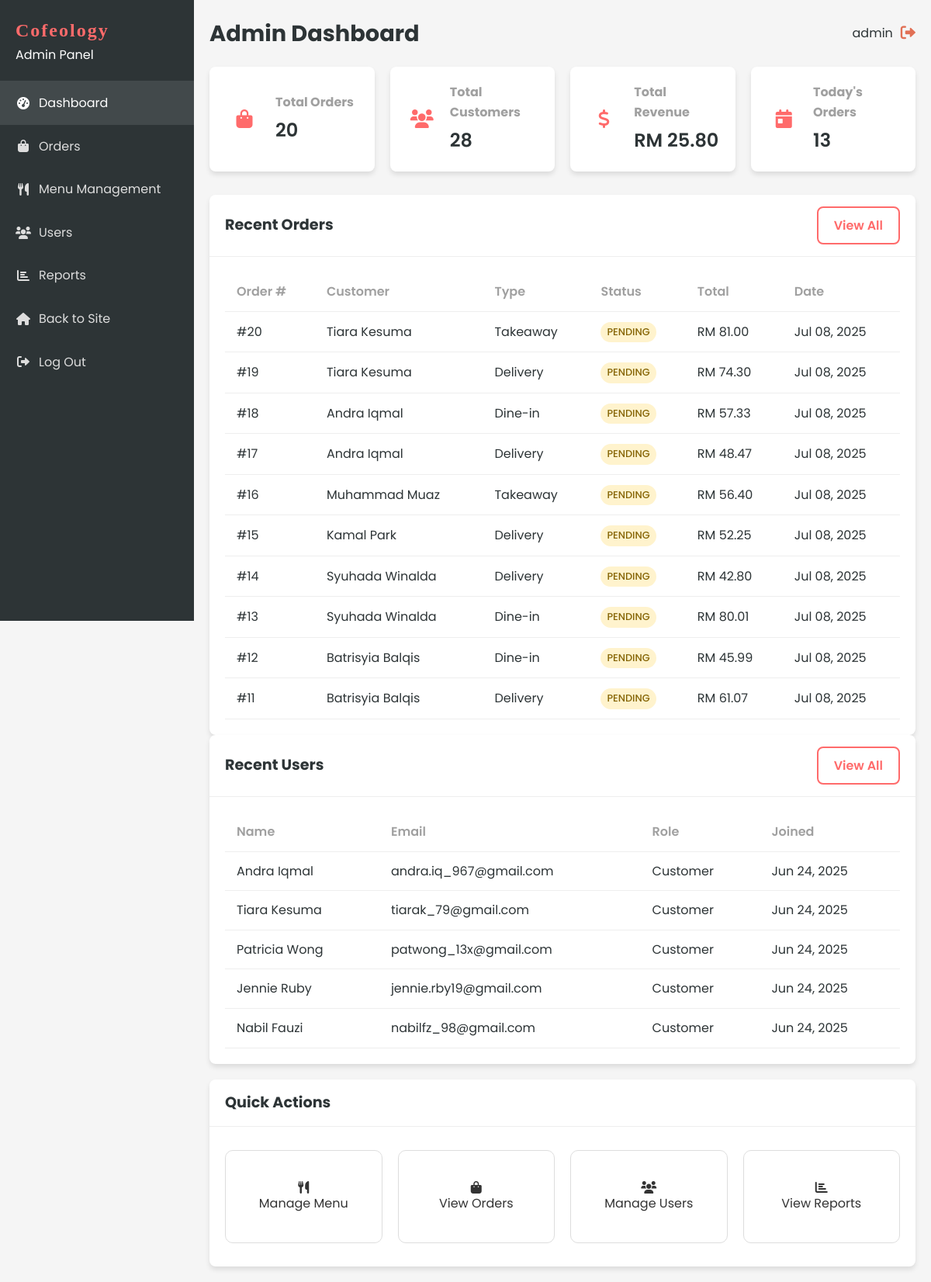
The app's page /admin/dashboard.php (signed in) with its own data.
### tables this page shows
CREATE TABLE `order` (
  `ORDER_ID` int(11) NOT NULL,
  `ORDER_NUMBER` varchar(20) NOT NULL,
  `ORDER_TIME` time NOT NULL,
  `ORDER_DATE` date NOT NULL,
  `ORDER_TYPE` enum('delivery','takeaway','dine-in') NOT NULL,
  `ORDER_STATUS` enum('pending','preparing','ready','out_for_delivery','completed','cancelled') DEFAULT 'pending',
  `TOT_AMOUNT` decimal(10,2) NOT NULL,
  `DELIVERY_ADDRESS` text DEFAULT NULL,
  `PAYMENT_METHOD` varchar(50) DEFAULT NULL,
  `PAYMENT_STATUS` enum('pending','completed','failed') DEFAULT 'pending',
  `CUST_ID` int(11) NOT NULL,
  `STAFF_ID` int(11) DEFAULT NULL,
  `special_instructions` text DEFAULT NULL,
  `pickup_time` datetime DEFAULT NULL,
  `created_at` timestamp NOT NULL DEFAULT current_timestamp(),
  `updated_at` timestamp NOT NULL DEFAULT current_timestamp() ON UPDATE current_timestamp()
);

CREATE TABLE `customer` (
  `CUST_ID` int(11) NOT NULL,
  `CUSTOMER_ID` varchar(20) NOT NULL,
  `CUST_NAME` varchar(100) NOT NULL,
  `CUST_NPHONE` varchar(20) NOT NULL,
  `CUST_EMAIL` varchar(100) NOT NULL,
  `CUST_PASSWORD` varchar(255) NOT NULL,
  `MEMBERSHIP` enum('basic','premium','vip') DEFAULT 'basic',
  `created_at` timestamp NOT NULL DEFAULT current_timestamp(),
  `updated_at` timestamp NOT NULL DEFAULT current_timestamp() ON UPDATE current_timestamp()
);

### includes/functions.php (called while the page is built, shortened)
<?php
function formatCurrency($amount) {
    return 'RM ' . number_format($amount, 2);
}
?>

### admin/dashboard.php (the view, shortened to what this page needs)
<?php
include '../includes/db_connect.php';
include '../includes/functions.php';
$stats = [];
$result = $conn->query("SELECT COUNT(*) as total FROM `ORDER`");
$stats['total_orders'] = $result ? $result->fetch_assoc()['total'] : 0;
$result = $conn->query("SELECT COUNT(*) as total FROM CUSTOMER");
$stats['total_customers'] = $result ? $result->fetch_assoc()['total'] : 0;
$result = $conn->query("SELECT SUM(TOT_AMOUNT) as total FROM `ORDER` WHERE ORDER_STATUS = 'completed'");
$stats['total_revenue'] = $result ? ($result->fetch_assoc()['total'] ?? 0) : 0;
$today = date('Y-m-d');
$result = $conn->query("SELECT COUNT(*) as total FROM `ORDER` WHERE DATE(ORDER_DATE) = '$today'");
$stats['today_orders'] = $result ? $result->fetch_assoc()['total'] : 0;
$stmt = $conn->prepare("
    SELECT o.ORDER_ID, o.ORDER_NUMBER, o.ORDER_DATE, o.ORDER_TIME, o.ORDER_TYPE, o.ORDER_STATUS, o.TOT_AMOUNT,
           c.CUST_NAME as customer_name, c.CUST_EMAIL as customer_email
    FROM `ORDER` o
    JOIN CUSTOMER c ON o.CUST_ID = c.CUST_ID
    ORDER BY o.ORDER_DATE DESC, o.ORDER_TIME DESC
    LIMIT 10
");
$stmt->execute();
$recentOrders = $stmt->get_result()->fetch_all(MYSQLI_ASSOC);
$stmt = $conn->prepare("
    SELECT CUST_ID, CUST_NAME, CUST_EMAIL, MEMBERSHIP, created_at
    FROM CUSTOMER
    ORDER BY created_at DESC
    LIMIT 5
");
$stmt->execute();
$recentUsers = $stmt->get_result()->fetch_all(MYSQLI_ASSOC);
?>
<!DOCTYPE html>
<html lang="en">
<head>
    <link rel="stylesheet" href="../css/style.css?v=1.1">
    <link rel="stylesheet" href="../css/dashboard.css?v=1.1">
    <link rel="stylesheet" href="https://cdnjs.cloudflare.com/ajax/libs/font-awesome/6.0.0-beta3/css/all.min.css">
</head>
<body>
    <div class="dashboard-container">
        <?php include 'sidebar.php'; ?>
        <div class="dashboard-content">
            <header class="dashboard-header">
                <div class="header-title">
                    <h1>Admin Dashboard</h1>
                </div>
                <div class="header-actions">
                    <div class="user-info">
                        <span><?php echo htmlspecialchars($_SESSION['user_name']); ?></span>
                        <a href="../logout.php" class="logout-btn">
                            <i class="fas fa-sign-out-alt"></i>
                        </a>
                    </div>
                </div>
            </header>
            <div class="dashboard-stats">
                <div class="stat-card">
                    <div class="stat-icon">
                        <i class="fas fa-shopping-bag"></i>
                    </div>
                    <div class="stat-info">
                        <h3>Total Orders</h3>
                        <p><?php echo number_format($stats['total_orders']); ?></p>
                    </div>
                </div>
                <div class="stat-card">
                    <div class="stat-icon">
                        <i class="fas fa-users"></i>
                    </div>
                    <div class="stat-info">
                        <h3>Total Customers</h3>
                        <p><?php echo number_format($stats['total_customers']); ?></p>
                    </div>
                </div>
                <div class="stat-card">
                    <div class="stat-icon">
                        <i class="fas fa-dollar-sign"></i>
                    </div>
                    <div class="stat-info">
                        <h3>Total Revenue</h3>
                        <p><?php echo formatCurrency($stats['total_revenue']); ?></p>
                    </div>
                </div>
                <div class="stat-card">
                    <div class="stat-icon">
                        <i class="fas fa-calendar-day"></i>
                    </div>
                    <div class="stat-info">
                        <h3>Today's Orders</h3>
                        <p><?php echo number_format($stats['today_orders']); ?></p>
                    </div>
                </div>
            </div>
            <div class="dashboard-main">
                <div class="dashboard-grid">
                    <div class="card">
                        <div class="card-header">
                            <h2>Recent Orders</h2>
                            <a href="orders.php" class="btn btn-outline btn-sm">View All</a>
                        </div>
                        <div class="card-body">
                            <div class="table-responsive">
                                <table class="table">
                                    <thead>
                                        <tr>
                                            <th>Order #</th>
                                            <th>Customer</th>
                                            <th>Type</th>
                                            <th>Status</th>
                                            <th>Total</th>
                                            <th>Date</th>
                                        </tr>
                                    </thead>
                                    <tbody>
                                        <?php if (empty($recentOrders)): ?>
                                            <tr>
                                                <td colspan="6" class="text-center">No orders found</td>
                                            </tr>
                                        <?php else: ?>
                                            <?php foreach ($recentOrders as $order): ?>
                                                <tr>
                                                    <td>#<?php echo $order['ORDER_ID']; ?></td>
                                                    <td><?php echo htmlspecialchars($order['customer_name']); ?></td>
                                                    <td><?php echo ucfirst($order['ORDER_TYPE']); ?></td>
                                                    <td>
                                                        <span class="status-badge <?php echo $order['ORDER_STATUS']; ?>">
                                                            <?php echo ucfirst($order['ORDER_STATUS']); ?>
                                                        </span>
                                                    </td>
                                                    <td><?php echo formatCurrency($order['TOT_AMOUNT']); ?></td>
                                                    <td><?php echo date('M d, Y', strtotime($order['ORDER_DATE'])); ?></td>
                                                </tr>
                                            <?php endforeach; ?>
                                        <?php endif; ?>
                                    </tbody>
                                </table>
                            </div>
                        </div>
                    </div>
                    <div class="card">
                        <div class="card-header">
                            <h2>Recent Users</h2>
                            <a href="users.php" class="btn btn-outline btn-sm">View All</a>
                        </div>
                        <div class="card-body">
                            <div class="table-responsive">
                                <table class="table">
                                    <thead>
                                        <tr>
                                            <th>Name</th>
                                            <th>Email</th>
                                            <th>Role</th>
                                            <th>Joined</th>
                                        </tr>
                                    </thead>
                                    <tbody>
                                        <?php if (empty($recentUsers)): ?>
                                            <tr>
                                                <td colspan="4" class="text-center">No users found</td>
                                            </tr>
                                        <?php else: ?>
                                            <?php foreach ($recentUsers as $user): ?>
                                                <tr>
                                                    <td><?php echo htmlspecialchars($user['CUST_NAME']); ?></td>
                                                    <td><?php echo htmlspecialchars($user['CUST_EMAIL']); ?></td>
                                                    <td>
                                                        <span class="role-badge customer">
                                                            Customer
                                                        </span>
                                                    </td>
                                                    <td><?php echo date('M d, Y', strtotime($user['created_at'])); ?></td>
                                                </tr>
                                            <?php endforeach; ?>
                                        <?php endif; ?>
                                    </tbody>
                                </table>
                            </div>
                        </div>
                    </div>
                </div>
                <div class="card">
                    <div class="card-header">
                        <h2>Quick Actions</h2>
                    </div>
                    <div class="card-body">
                        <div class="quick-actions">
                            <a href="menu.php" class="quick-action-btn">
                                <i class="fas fa-utensils"></i>
                                <span>Manage Menu</span>
                            </a>
                            <a href="orders.php" class="quick-action-btn">
                                <i class="fas fa-shopping-bag"></i>
                                <span>View Orders</span>
                            </a>
                            <a href="users.php" class="quick-action-btn">
                                <i class="fas fa-users"></i>
                                <span>Manage Users</span>
                            </a>
                            <a href="reports.php" class="quick-action-btn">
                                <i class="fas fa-chart-bar"></i>
                                <span>View Reports</span>
                            </a>
                        </div>
                    </div>
                </div>
            </div>
        </div>
    </div>
</body>
</html>

### css/style.css (style rules this page uses)
:root { --primary-color: #ff6b6b; --secondary-color: #4ecdc4; --accent-color: #ffd166; --dark-color: #2d3436; --light-color: #f8f9fa; --success-color: #6bcd69; --warning-color: #ffd166; --danger-color: #e17055; --gray-color: #a0a0a0; --border-radius: 8px; --box-shadow: 0 4px 6px rgba(0, 0, 0, 0.1); --transition: all 0.3s ease; }
* { margin: 0; padding: 0; box-sizing: border-box; }
body { font-family: 'Poppins', "Segoe UI", Tahoma, Geneva, Verdana, sans-serif; line-height: 1.6; color: var(--dark-color); background-color: #f5f5f5; }
a { text-decoration: none; color: var(--primary-color); transition: var(--transition); }
.btn { display: inline-block; padding: 10px 20px; border-radius: var(--border-radius); font-family: 'Poppins', sans-serif; font-weight: 600; text-align: center; cursor: pointer; transition: var(--transition); border: none; }
.btn-outline { background-color: transparent; border: 2px solid var(--primary-color); color: var(--primary-color); }
.header-actions { display: flex; align-items: center; }
.header-actions > * { margin-left: 15px; }
.quick-actions { display: flex; flex-wrap: wrap; justify-content: space-between; gap: 20px; padding: 10px 0; }
.quick-action-btn { flex: 1 1 calc(25% - 20px); display: flex; flex-direction: column; align-items: center; justify-content: center; text-align: center; padding: 20px; background-color: #fff; border: 1px solid #ddd; border-radius: 10px; text-decoration: none; color: #333; transition: transform 0.3s ease; min-width: 150px; height: 120px; }

### css/dashboard.css (style rules this page uses)
.dashboard-container { display: flex; min-height: 100vh; }
.dashboard-content { flex: 1; margin-left: 250px; padding: 20px; background-color: #f5f5f5; }
.dashboard-header { display: flex; justify-content: space-between; align-items: center; margin-bottom: 20px; }
.header-title h1 { margin: 0; font-size: 1.8rem; }
.header-actions { display: flex; align-items: center; }
.user-info { display: flex; align-items: center; }
.user-info span { margin-right: 10px; }
.logout-btn { color: var(--danger-color); font-size: 1.2rem; }
.dashboard-stats { display: grid; grid-template-columns: repeat(auto-fit, minmax(200px, 1fr)); gap: 20px; margin-bottom: 30px; }
.stat-card { background-color: white; border-radius: var(--border-radius); box-shadow: var(--box-shadow); padding: 20px; display: flex; align-items: center; }
.stat-icon { width: 50px; height: 50px; background-color: rgba(var(--primary-color-rgb), 0.1); color: var(--primary-color); border-radius: 50%; display: flex; justify-content: center; align-items: center; font-size: 1.5rem; margin-right: 15px; }
.stat-info h3 { margin: 0 0 5px; font-size: 1rem; color: var(--gray-color); }
.stat-info p { margin: 0; font-size: 1.5rem; font-weight: 600; }
.dashboard-main { display: grid; grid-template-columns: 1fr; gap: 20px; }
.card { background-color: white; border-radius: var(--border-radius); box-shadow: var(--box-shadow); overflow: hidden; }
.card-header { padding: 15px 20px; border-bottom: 1px solid #eee; display: flex; justify-content: space-between; align-items: center; }
.card-header h2 { margin: 0; font-size: 1.2rem; }
.card-body { padding: 20px; }
.table-responsive { overflow-x: auto; }
.table { width: 100%; border-collapse: collapse; }
.table th, .table td { padding: 12px 15px; text-align: left; border-bottom: 1px solid #eee; }
.table th { font-weight: 600; color: var(--gray-color); }
.status-badge { display: inline-block; padding: 3px 8px; border-radius: 20px; font-size: 0.8rem; font-weight: 500; text-transform: uppercase; }
.status-badge.pending { background-color: rgba(255, 193, 7, 0.2); color: #856404; }

### records on screen
order: ORDER_ID "20", CUST_ID.CUST_NAME "Tiara Kesuma", ORDER_TYPE "Takeaway", ORDER_STATUS "PENDING", TOT_AMOUNT "RM 81.00", ORDER_DATE "Jul 08, 2025"
order: ORDER_ID "19", CUST_ID.CUST_NAME "Tiara Kesuma", ORDER_TYPE "Delivery", ORDER_STATUS "PENDING", TOT_AMOUNT "RM 74.30", ORDER_DATE "Jul 08, 2025"
order: ORDER_ID "18", CUST_ID.CUST_NAME "Andra Iqmal", ORDER_TYPE "Dine-in", ORDER_STATUS "PENDING", TOT_AMOUNT "RM 57.33", ORDER_DATE "Jul 08, 2025"
order: ORDER_ID "17", CUST_ID.CUST_NAME "Andra Iqmal", ORDER_TYPE "Delivery", ORDER_STATUS "PENDING", TOT_AMOUNT "RM 48.47", ORDER_DATE "Jul 08, 2025"
order: ORDER_ID "16", CUST_ID.CUST_NAME "Muhammad Muaz", ORDER_TYPE "Takeaway", ORDER_STATUS "PENDING", TOT_AMOUNT "RM 56.40", ORDER_DATE "Jul 08, 2025"
order: ORDER_ID "15", CUST_ID.CUST_NAME "Kamal Park", ORDER_TYPE "Delivery", ORDER_STATUS "PENDING", TOT_AMOUNT "RM 52.25", ORDER_DATE "Jul 08, 2025"
order: ORDER_ID "14", CUST_ID.CUST_NAME "Syuhada Winalda", ORDER_TYPE "Delivery", ORDER_STATUS "PENDING", TOT_AMOUNT "RM 42.80", ORDER_DATE "Jul 08, 2025"
order: ORDER_ID "13", CUST_ID.CUST_NAME "Syuhada Winalda", ORDER_TYPE "Dine-in", ORDER_STATUS "PENDING", TOT_AMOUNT "RM 80.01", ORDER_DATE "Jul 08, 2025"
order: ORDER_ID "12", CUST_ID.CUST_NAME "Batrisyia Balqis", ORDER_TYPE "Dine-in", ORDER_STATUS "PENDING", TOT_AMOUNT "RM 45.99", ORDER_DATE "Jul 08, 2025"
order: ORDER_ID "11", CUST_ID.CUST_NAME "Batrisyia Balqis", ORDER_TYPE "Delivery", ORDER_STATUS "PENDING", TOT_AMOUNT "RM 61.07", ORDER_DATE "Jul 08, 2025"
customer: CUST_NAME "Andra Iqmal", CUST_EMAIL "andra.iq_967@gmail.com", created_at "Jun 24, 2025"
customer: CUST_NAME "Tiara Kesuma", CUST_EMAIL "tiarak_79@gmail.com", created_at "Jun 24, 2025"
customer: CUST_NAME "Patricia Wong", CUST_EMAIL "patwong_13x@gmail.com", created_at "Jun 24, 2025"
customer: CUST_NAME "Jennie Ruby", CUST_EMAIL "jennie.rby19@gmail.com", created_at "Jun 24, 2025"
customer: CUST_NAME "Nabil Fauzi", CUST_EMAIL "nabilfz_98@gmail.com", created_at "Jun 24, 2025"

### other values on screen
$_SESSION['user_name'] "admin"
$stats['total_orders'] "20"
$stats['total_customers'] "28"
formatCurrency($stats['total_revenue']) "RM 25.80"
$stats['today_orders'] "13"
